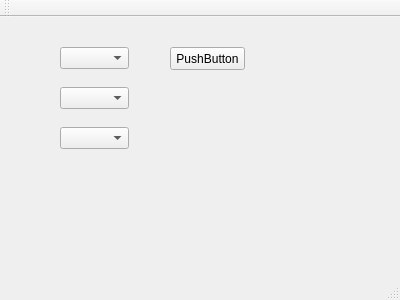
<?xml version="1.0" encoding="UTF-8"?>
<ui version="4.0">
 <class>MainWindow</class>
 <widget class="QMainWindow" name="MainWindow">
  <property name="geometry">
   <rect>
    <x>0</x>
    <y>0</y>
    <width>400</width>
    <height>300</height>
   </rect>
  </property>
  <property name="windowTitle">
   <string>MainWindow</string>
  </property>
  <widget class="QWidget" name="centralWidget">
   <widget class="QComboBox" name="comboBox">
    <property name="geometry">
     <rect>
      <x>60</x>
      <y>30</y>
      <width>69</width>
      <height>22</height>
     </rect>
    </property>
   </widget>
   <widget class="QPushButton" name="pushButton">
    <property name="geometry">
     <rect>
      <x>170</x>
      <y>30</y>
      <width>75</width>
      <height>23</height>
     </rect>
    </property>
    <property name="text">
     <string>PushButton</string>
    </property>
   </widget>
   <widget class="QComboBox" name="comboBox_2">
    <property name="geometry">
     <rect>
      <x>60</x>
      <y>70</y>
      <width>69</width>
      <height>22</height>
     </rect>
    </property>
   </widget>
   <widget class="QComboBox" name="comboBox_3">
    <property name="geometry">
     <rect>
      <x>60</x>
      <y>110</y>
      <width>69</width>
      <height>22</height>
     </rect>
    </property>
   </widget>
  </widget>
  <widget class="QMenuBar" name="menuBar">
   <property name="geometry">
    <rect>
     <x>0</x>
     <y>0</y>
     <width>400</width>
     <height>21</height>
    </rect>
   </property>
  </widget>
  <widget class="QToolBar" name="mainToolBar">
   <attribute name="toolBarArea">
    <enum>TopToolBarArea</enum>
   </attribute>
   <attribute name="toolBarBreak">
    <bool>false</bool>
   </attribute>
  </widget>
  <widget class="QStatusBar" name="statusBar"/>
 </widget>
 <layoutdefault spacing="6" margin="11"/>
 <resources/>
 <connections/>
</ui>
